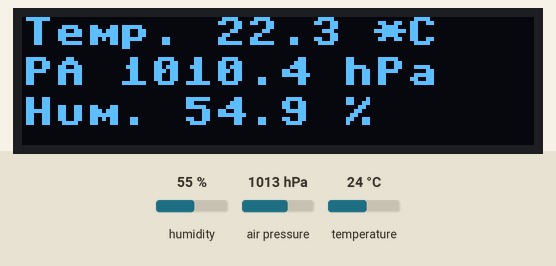
Bench run of a program on a simulated ESP32 board running MicroPython. On the bench: 128×32 one-colour display. The test bench sets the inputs (shaded band); at power-on: humidity 55 %, air pressure 1013 hPa, temperature 24 °C. Library files of the repository ran but are not shown: ssd1306.py, bme280.py; what the program prints to the serial console is not drawn.

Above: at 1.2 s.
1.3 s: humidity set to 22 %
At 6.1 s:
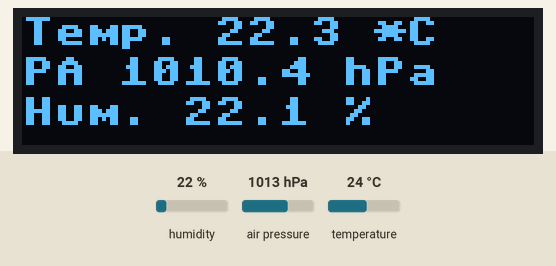
6.8 s: air pressure set to 952 hPa
At 11.6 s:
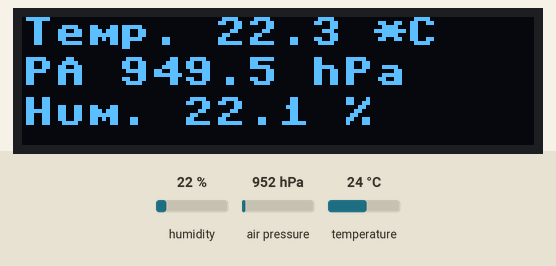
11.9 s: temperature set to 12 °C
At 16.1 s:
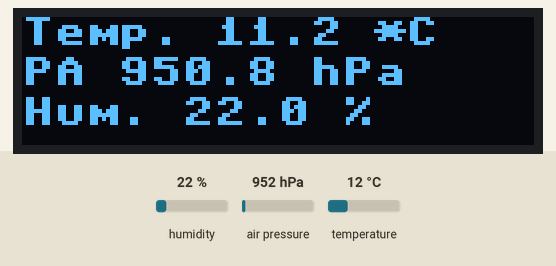
17.1 s: humidity set to 40 %
At 21.8 s:
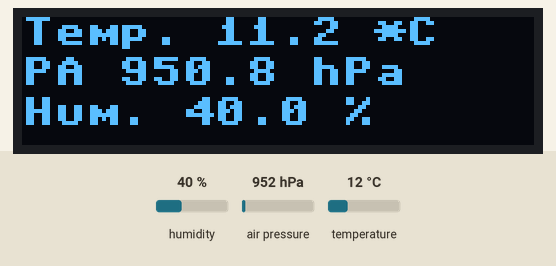
22.2 s: air pressure set to 975 hPa
At 26.2 s:
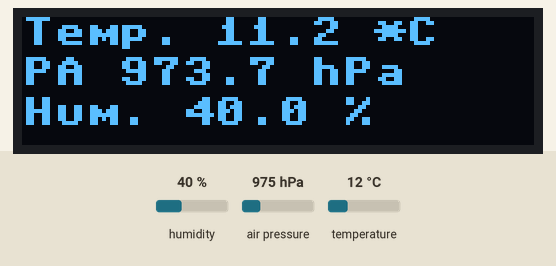
Timing chart, 0 to 27.7 s (numbered marks = the images above; inputs shaded):
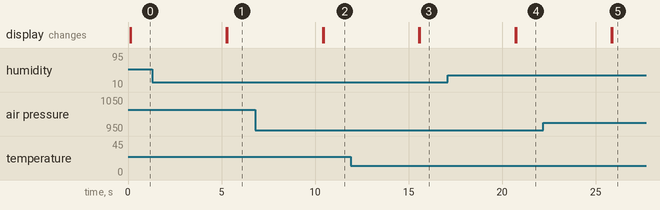

The program:

ESP32_BME280_SSD1306.py
```python
# Affichage OLED SSD1306 en MicroPython | MicroPython SSD1306  OLED display
# affiche les mesures d'un capteur BME280 i2c sur un 鑼卌ran OLED
# Display values from an i2c BME280 sensor on OLED screen
# https://projetsdiy.fr - https://diyprojects.io (dec. 2017)

import machine, time, ssd1306, bme280
from machine import Pin,I2C

pinScl      = 22  #ESP8266 GPIO5 (D1)
pinSda      = 18  #ESP8266 GPIO4 (D2)
addrOled    = 60  #0x3c
addrBME280  = 118 #0x76
hSize       = 32  # Hauteur ecran en pixels | display heigh in pixels
wSize       = 128 # Largeur ecran en pixels | display width in pixels

oledIsConnected = False
bmeIsConnected  = False
temp = 0
pa = 0
hum = 0

# init ic2 object
i2c = I2C(scl=Pin(22), sda=Pin(21), freq=100000) # ESP32 DevKit

# Scan le bus i2c et verifie si le BME280 et l'ecran OLED sont connectes
# Scan i2c bus and check if BME2 and OLDE display are connected
print('Scan i2c bus...')
devices = i2c.scan()
if len(devices) == 0:
  print("No i2c device !")
else:
  print('i2c devices found:',len(devices))
  for device in devices:
    if device == addrOled:
      oledIsConnected = True
    if device == addrBME280:
      bmeIsConnected = True
    print(device)

while True:
 if bmeIsConnected:
  bme = bme280.BME280(i2c=i2c,address=addrBME280)
  print("BME280 values:")
  print(bme.values)
  temp,pa,hum = bme.values
  print(temp)
  print(pa)
  print(hum)

 if oledIsConnected:
  oled = ssd1306.SSD1306_I2C(wSize, hSize, i2c, addrOled)
  oled.fill(0)
  if bmeIsConnected:

     oled.text("Temp. "+temp, 0, 0)
     oled.text("PA "+pa, 0, 10)
     oled.text("Hum. "+hum, 0, 20)
     oled.show()
  else:
    oled.text("BME KO", 0, 0)
    oled.show()
 else:
  print('! No i2c display')
 time.sleep_ms(5000)
```

Measured:
- after the input at 1.3 s, the display: first differs from a run without the input after 4.0 s (image 1)
- after the input at 6.8 s, the display: first differs from a run without the input after 3.7 s (image 2)
- after the input at 11.9 s, the display: first differs from a run without the input after 3.7 s (image 3)
- after the input at 17.1 s, the display: first differs from a run without the input after 3.7 s (image 4)
- after the input at 22.2 s, the display: first differs from a run without the input after 3.7 s (image 5)
